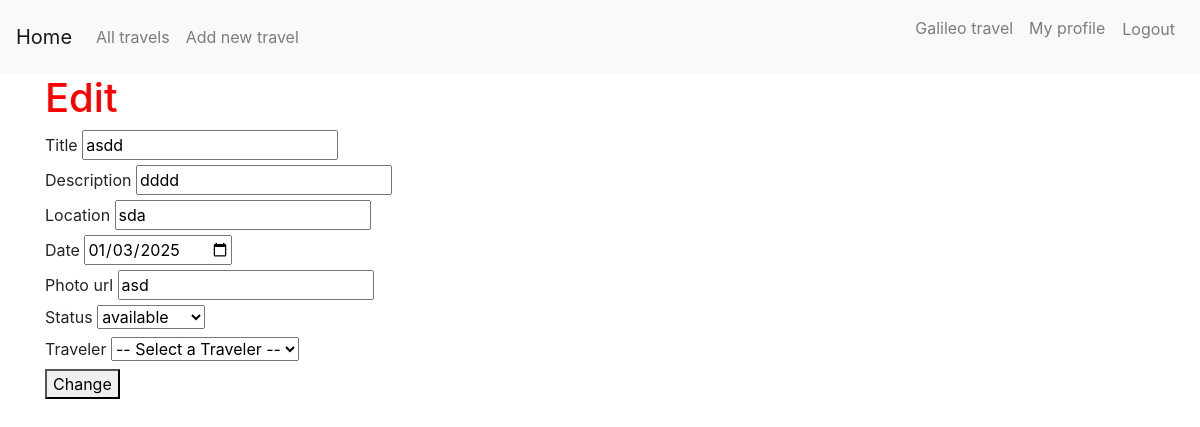
The page /accounts/dashboard/10/edit (signed in) on the database its author committed.
### travels/models.py (models this page shows, shortened)
class Account(models.Model):
    user = models.OneToOneField(User, on_delete=models.CASCADE)
    name = models.CharField(max_length=100)
    organization = models.BooleanField()

class Travels(models.Model):
    user=models.ForeignKey(User, on_delete=models.CASCADE)
    title = models.CharField(max_length=100)
    desc = models.CharField(max_length=100)
    location = models.CharField(max_length=100)
    date = models.DateField(auto_now=False, auto_now_add=False)
    photo = models.CharField(max_length=100)
    status = models.CharField(max_length=100, default="available")

### accounts/views.py (the view, shortened to what this page needs)
# urls.py: path("dashboard/<int:travel_id>/edit", views.available, name='available'),
@login_required
def available(request, travel_id):
    travel=get_object_or_404(Travels, pk=travel_id)
    users=User.objects.all()
    context = {
        'travel': travel,
        'users': users,
    }
    return render(request, 'accounts/edit.html', context)

### accounts/templates/accounts/edit.html (shortened to what this page needs)
{% extends 'travels/base.html' %}
{% block content %}
        <h1>Edit</h1>
        <form method="post" action="{% url 'accounts:available' travel.id %}">
            <label>Title</label>
            <input type="text" name="title" value="{{travel.title}}">
            <br>
            <label>Description</label>
            <input type="text" name="desc" value="{{travel.desc}}">
            <br>
            <label>Location</label>
            <input type="text" name="location" value="{{travel.location}}">
            <br>
            <label>Date</label>
            <input type="date" name="date" value="{{ travel.date|date:'Y-m-d' }}"">
            <br>
            <label>Photo url</label>
            <input type="text" name="url" value="{{travel.photo}}">
            <br>
            <label>Status </label>
            <select name="status" id="status">
                <option value="available" {% if travel.status == "available" %}selected{% endif %}>available</option>
            </select>
            <br>
            <label>Traveler</label>
            <select name="traveler" id="traveler">
                <option value="0">-- Select a Traveler --</option>
            </select>
            <br>
            <button type="submit"> Change </button>
        </form>
{% endblock content %}

### travels/templates/travels/base.html (shortened to what this page needs)
{% load static %}
<html>
  <head>
    <link rel="stylesheet" href="https://maxcdn.bootstrapcdn.com/bootstrap/4.5.2/css/bootstrap.min.css">
    <link rel="stylesheet" href="{% static 'travels/css/travels.css' %}">
  </head>
  <body>
    <div class="page-header">
      <nav class="navbar navbar-expand-lg navbar-light bg-light">
        <a class="navbar-brand" href="{% url 'home' %}">Home</a>
        <div class="collapse navbar-collapse" id="navbarSupportedContent">
          <ul class="navbar-nav mr-auto">
            <li class="nav-item">
              <a class="nav-link" href="{% url 'list'%}">All travels</a>
            </li>
            {% if request.user.account.organization %}
              <li class="nav-item">
                <a class="nav-link" href="{% url 'create-travel' %}">Add new travel</a>
              </li>
            {% endif %}
          </ul>
          <ul class="navbar-nav ml-auto">
            {% if request.user.is_authenticated %}
            <li class="nav-item">
              <a class="nav-link" href="{% url 'accounts:dashboard' %}">{{user.account.name}}</a>
            </li>
            <li class="nav-item">
              <a class="nav-link" href="{% url 'accounts:profile' user.id %}">My profile</a>
            </li>
              <li class="nav-item">
                <form action="{% url 'logout' %}" method="post">
                  <button class="btn btn-link nav-link" type="submit">Logout</button>
                </form>
              </li>
            {% endif %}
          </ul>
        </div>
      </nav>
    </div>
    <div class="content container">
      <div class="row">
        <div class="col-md-12">
          {% block content %}
          {% endblock %}
        </div>
      </div>
    </div>
  </body>
</html>

### travels/static/travels/css/travels.css (style rules this page uses)
.content h1 { color: red; }

### rows shown on the page
Travels: title "asdd", desc "dddd", location "sda", date "01/03/2025", url "asd", status "available"

### other values the page prints
{{ user.account.name }} "Galileo travel"
